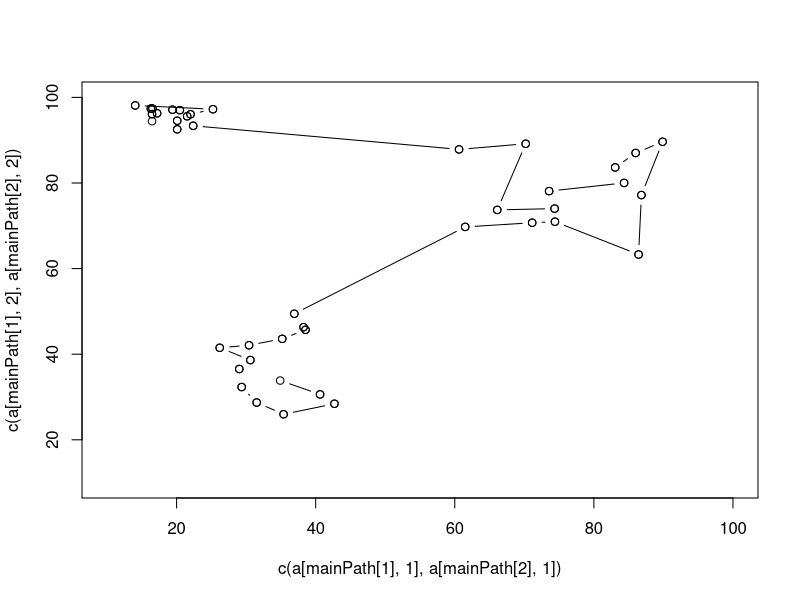

This chart was generated by the following R code:
set.seed(50)
n_cities <- 10
distance <- matrix((sample(n_cities^2)),n_cities,n_cities)
for (i in 1:n_cities){
        for (j in i:n_cities){
        distance[i,j]=distance[j,i]
        }
}
diag(distance) = 0

pathDistance <- function(path,distance) {
        d <- 0
        for (i in 1:(length(path)-1))
                d <- d + distance[ path[i] , path[i+1] ]
        return(d)
}


Ackeley <- function(x) {
        return(-20*exp(-0.2*sqrt(0.5*(x[1]^2+0^2))) - exp(0.5*(cos(2*pi*x[1])+cos(2*pi*0))) + exp(1) + 20)
}

binToDecMapping <- function(bitArray , range = c(-5,5)) {
	range[1] + (  ( abs(diff(range)) / ( 2^(length(bitArray)) - 1 ) ) ) * sum(2^((length(bitArray)-1):0) * bitArray )
}

randomTrials <- function(start_city, count = 100, citiesVector) {
	ind <- which(citiesVector==start_city)
	citiesVector <- citiesVector[-ind]
	trialStacks <- NULL
	for (i in 1:count)
		trialStacks <- rbind( trialStacks ,  c( start_city , sample(citiesVector) ) )
	trialStacks
}

getDecStack <- function(trialStacks , range = c(-5,5) ) {
	decStack <- NULL
	for (i in 1:nrow(trialStacks))
		decStack <- c(decStack, binToDecMapping(trialStacks[i,], range = range) )
	decStack
}

getFitenssStack <- function(trialStacks, func = pathDistance , distanceMatrix=distance) {
	fitnessStack <- NULL
	for (i in 1:nrow(trialStacks))
		fitnessStack <- c(fitnessStack, func ( trialStacks[i,], distanceMatrix )  )
	fitnessStack
}

naturalSelection <- function( trialStacks , type = "tournament", func = pathDistance, distanceMatrix = distance ) {
	if ( type=="tournament" ) {
		fitnessStack <- getFitenssStack (trialStacks, func , distanceMatrix)
		len <- length(fitnessStack)
		winners <- NULL
		for (round in 1:len) {
			pair <- sample(len,2)
			if ( fitnessStack[ pair[1] ] <= fitnessStack[ pair[2] ] )
				winners <- rbind(winners,trialStacks[pair[1],])
			else
				winners <- rbind(winners,trialStacks[pair[2],])
		}
		return (winners)
	}
}


crossOver <- function(trialStacks, crossProb = 0.8 ,type = "one_point") {
	if (type=="one_point") {
		len <- nrow(trialStacks)
		digits <- ncol(trialStacks)
		for (round in 1:len) {
			pair <- sample(len,2)
			crossCut <- sample(digits, 1)
			if (runif(1) < crossProb) {	
				t1 <- trialStacks[ pair[1], ] [1:crossCut]
				indices <- NULL
				for (i in t1)
					indices <- c(indices, which(trialStacks[pair[2] , ] == i))
				t1 <- c(t1, trialStacks[ pair[2] , ][-indices])

				t2 <- trialStacks[ pair[2], ] [1:crossCut]
				indices <- NULL
				for (i in t2)
					indices <- c(indices, which(trialStacks[pair[1] , ] == i))
				t2 <- c(t2, trialStacks[ pair[1] , ][-indices])
				#print(trialStacks[pair[1], ])
				#print(t1)

				trialStacks[ pair[1], ] <- t1
				trialStacks[ pair[2], ] <- t2
			}
		}
		return(trialStacks)	
	}
}

mutation <- function(trialStacks, mutate_prob=(1/nrow(trialStacks)) , type = "bit_flip" ) {
	if (type=="bit_flip") {
		len <- nrow(trialStacks)
		digits <- ncol(trialStacks)
		for (i in 1:len) {
			for (j in 2:digits) {
				if (runif(1) < mutate_prob) {
					swapIndices <- sample(2:digits,1)
					temp <- trialStacks[i,j]
					trialStacks[i,j] <- trialStacks[i,swapIndices]
					trialStacks[i,swapIndices]  <- temp
				}
			}
		}
		return(trialStacks)
	}
}

GeneOpt <- function( func = pathDistance, distanceMatrix=distance, iterations=50, count=100, citiesVector, startCity, crossProb=0.8, mutate_prob=0.001 , display=TRUE , cordList) {
	n_cities <- length(citiesVector)
	trialStacks <- randomTrials(startCity ,count , citiesVector )
	for ( i in 1:iterations) {
		trialStacks <-naturalSelection ( trialStacks , type = "tournament", func , distanceMatrix)
		trialStacks <- crossOver (trialStacks, crossProb = crossProb ,type = "one_point")
		trialStacks <- mutation (trialStacks, mutate_prob=(1/nrow(trialStacks)) , type = "bit_flip" )
		if (display==TRUE) {
			fitnessStack <- getFitenssStack (trialStacks, func , distanceMatrix)
			min_f = min(fitnessStack) 
			arg_min = trialStacks[which(fitnessStack ==  min_f)[1] ,  ]
			plot(c( cordList[arg_min[1],1], cordList[arg_min[2],1] ) , c( cordList[arg_min[1],2], cordList[arg_min[2],2] ), type='b', xlim = c(10,35) , ylim = c(90,100) )
			for (i in 2:(n_cities)) 
				lines(c ( cordList[arg_min[i] , 1], cordList[arg_min[i+1] , 1] ) , c( cordList[arg_min[i] , 2], cordList[arg_min[i+1] , 2] ) , type='b')
		}
	}
	fitnessStack <- getFitenssStack (trialStacks, func , distanceMatrix)
	min_f = min(fitnessStack) 
	arg_min_f = trialStacks[which(fitnessStack ==  min_f)[1] ,  ]
	list( min = min_f , arg_min = arg_min_f)
}

a <- read.csv('f14.csv')
a <- as.matrix(a)
b <- runif(14,25,50)
c <- runif(14,25,50)
a <- rbind(a,cbind(b,c))
b <- runif(14,60,90)
c <- runif(14,60,90)
a <- rbind(a,cbind(b,c))
clustNo <- 3

#clustering
k <- kmeans(a,clustNo)
center <- apply(k$centers, 2, mean)
clusters <- k$cluster
citiesList <- NULL
closestCities1 <- NULL
for(i in 1:clustNo) {
	citiesList[[i]] <- which(clusters==i)
	minDist <- NULL
	for (j in citiesList[[i]])
		minDist <- c( minDist, dist ( rbind( a[j,],center ) ) )
	ind <- which(minDist==min(minDist))[1]
	closestCities1 <- c(closestCities1, citiesList[[i]][ind])
}

distance <- as.matrix(dist(a))
clusterPaths <- NULL

mainPath <- NULL

for (i in 1:clustNo) {
	Answer <- GeneOpt(func = pathDistance, distanceMatrix=distance, iterations=200, count=100, citiesList[[i]], closestCities1[i], crossProb=0.8, mutate_prob=0.001 , display=FALSE,a )
	clusterPaths[[i]] <- Answer$arg_min
	if (i%%2)
		mainPath <- c( mainPath, rev(clusterPaths[[i]]) )
	else
		mainPath <- c( mainPath, (clusterPaths[[i]]) )
}

plot(c(a[mainPath[1],1],a[mainPath[2],1]) , c(a[mainPath[1],2],a[mainPath[2],2]) , type='b', xlim=c(10,100), ylim=c(10,100))
for (i in 2:(length(mainPath)-1)) 
	points(  c(a[mainPath[i],1],a[mainPath[i+1],1]) , c(a[mainPath[i],2],a[mainPath[i+1],2])  , type='b')

d <- pathDistance(mainPath,distance) 
print(d)
#Answer <- GeneOpt(func = pathDistance, distanceMatrix=distance, iterations=50, count=100, citiesVector, startCity, crossProb=0.8, mutate_prob=0.001 , display=TRUE , cordList)
#print(Answer)
